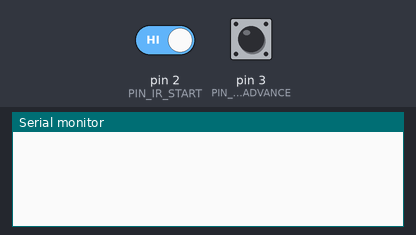
Simulated run of this sketch. Board: Arduino Uno, built with avr-gcc and run on an emulated ATmega328P. On the bench: the last lines printed to the serial monitor. The test bench sets the inputs (shaded band); at power-on: pin 2 (PIN_IR_START) HIGH, pin 3 (PIN_IR_ADVANCE) HIGH.

Above: at 1.2 s.
1.3 s: pin 2 (PIN_IR_START) driven LOW
At 2.5 s:
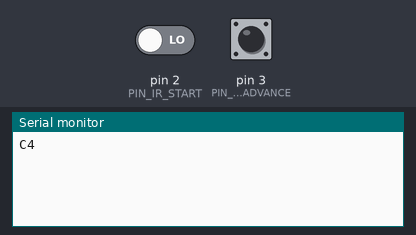
2.8 s: pin 3 (PIN_IR_ADVANCE) driven LOW
At 3.6 s:
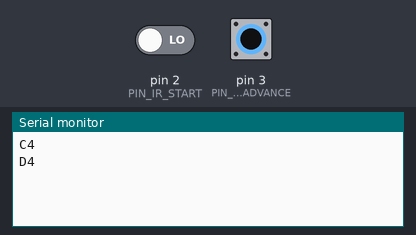
4.3 s: pin 3 (PIN_IR_ADVANCE) pulsed HIGH 2 times (0.12 s each, 0.3 s apart)
At 5.8 s:
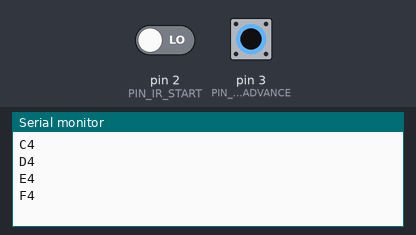
6.4 s: pin 3 (PIN_IR_ADVANCE) pulsed HIGH 5 times (0.12 s each, 0.3 s apart)
At 8.1 s:
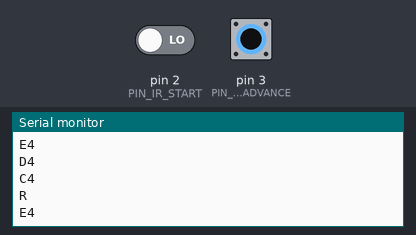

The sketch:

hackathon.ino
```cpp
#define BAUD 921600

const int PIN_IR_START   = 2;
const int PIN_IR_ADVANCE = 3;

const int melodyLength = 32;
String myScore[] = {
  "C4", "D4", "E4", "F4", "E4", "D4", "C4", "R",
  "E4", "F4", "G4", "A4", "G4", "F4", "E4", "R",
  "C4", "R",  "C4", "R",  "C4", "R",  "C4", "R",
  "C4", "C4", "D4", "D4", "E4", "D4", "C4", "R"
};

int  idx         = 0;
bool isPlaying   = false;
int  prevStart   = HIGH;
int  prevAdvance = HIGH;

void setup() {
  Serial.begin(BAUD);
  pinMode(PIN_IR_START,   INPUT_PULLUP);
  pinMode(PIN_IR_ADVANCE, INPUT_PULLUP);
}

void loop() {
  int s = digitalRead(PIN_IR_START);
  if (prevStart == HIGH && s == LOW) {
    isPlaying = true;
    idx = 0;
    sendNote();
    delay(20);
  }
  prevStart = s;

  int a = digitalRead(PIN_IR_ADVANCE);
  if (isPlaying && prevAdvance == HIGH && a == LOW) {
    idx++;
    if (idx >= melodyLength) idx = 0;
    sendNote();
    delay(20);
  }
  prevAdvance = a;
}

void sendNote() {
  Serial.println(myScore[idx]);
}
```

Measured:
- after the input at 1.3 s, the serial monitor: prints a new line at once (image 1)
- after the input at 2.8 s, the serial monitor: prints a new line at once (image 2)
- after the input at 4.3 s, the serial monitor: prints a new line after 0.12 s (image 3)
- after the input at 6.4 s, the serial monitor: prints a new line after 0.42 s (image 4)
